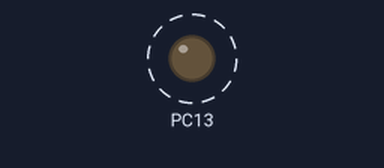
A sketch run on a simulated STM32 Blue Pill. On the bench: output pins drawn as LEDs (lit = HIGH). Dashed ring = blinking.

Above: at 0.2 s.
Timing chart, 0 to 3.0 s (numbered marks = the images above):
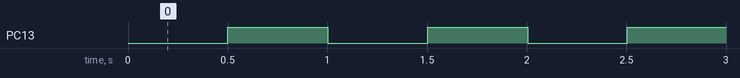

The sketch:

USART_define_STM32.ino
```cpp
#include <HardwareSerial.h>

// Variables:
int previousMillis = 0;        // will store the last time the LED was updated
int interval = 500;            // interval at which to blink (in milliseconds)
uint32_t counter = 0;

//                      RX    TX
HardwareSerial Serial2(PA3, PA2);


void setup() {
  // Set up the built-in LED pin as output:
  pinMode(PC13, OUTPUT);

  Serial2.begin(19200);
}

void loop() {
  // Check to see if it's time to blink the LED; that is, if the
  // difference between the current time and last time we blinked
  // the LED is bigger than the interval at which we want to blink
  // the LED.
  if (millis() - previousMillis > interval) {
    // Save the last time you blinked the LED
    previousMillis = millis();


    Serial2.print("Counter: ");
    Serial2.print(counter);
    Serial2.println(" - Hello UART 2!");


    counter ++;
    // If the LED is off, turn it on, and vice-versa:
    digitalWrite(PC13,!digitalRead(PC13));
    }
}
```

Measured:
- by itself, PC13: alternates HIGH for 0.50 s and LOW for 0.50 s
